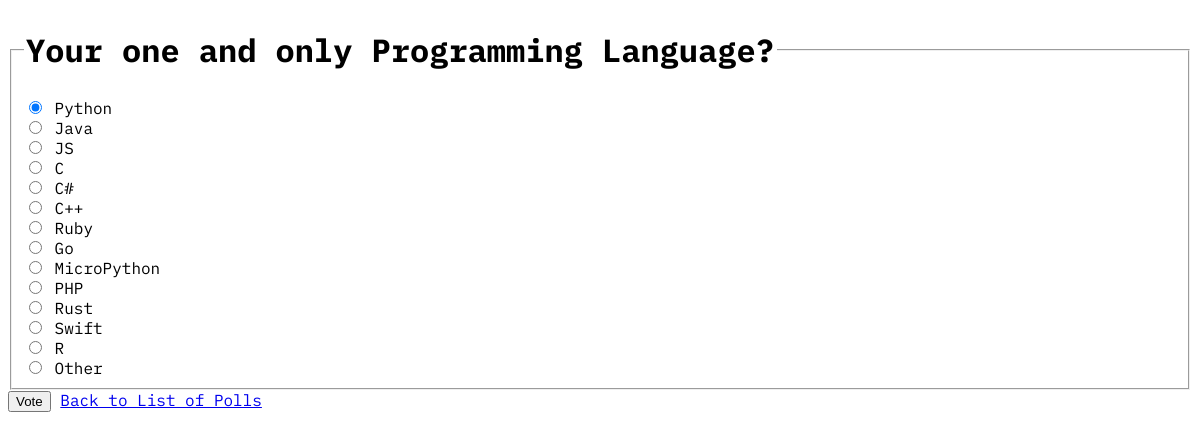
The page /7/ (signed in) on the database its author committed.
### polls/models.py (models this page shows, shortened)
class Question(models.Model):
    question_text = models.CharField(max_length=200)
    pub_date = models.DateTimeField('date published')
    end_date = models.DateTimeField('date end', null=True)
    def is_published(self):
        return (timezone.now() >= self.pub_date)
    def can_vote(self):
        time = timezone.now()
        if self.is_published():
            if self.end_date is None:
                return True
            else:
                return (time <= self.end_date)
        else:
            return False

class Choice(models.Model):
    question = models.ForeignKey(Question, on_delete=models.CASCADE)
    choice_text = models.CharField(max_length=200)

### polls/views.py (the view, shortened to what this page needs)
# urls.py: path('<int:pk>/', views.DetailView.as_view(), name='detail'),
class DetailView(generic.DetailView):
    model = Question
    template_name = 'polls/detail.html'
    def get(self, request, **kwargs):
        question = get_object_or_404(Question, pk=kwargs['pk'])
        try: # try get the previous vote
            vote = Vote.objects.get(user=request.user, choice__in=question.choice_set.all())
            previous_vote = vote.choice
        except Vote.DoesNotExist: # except vote not found then previous vote is empty
            previous_vote = ''
        if not question.can_vote(): # if have not validate to vote, return to index instead
            response = redirect('polls:index')
            response.status_code = 404
            return response
        return render(request, 'polls/detail.html', {'question': question, 'previous_vote':previous_vote})

### polls/templates/polls/detail.html (shortened to what this page needs)
{% load static %}
<link rel="stylesheet" href="{% static 'polls/style.css' %}">
<form action="{% url 'polls:vote' question.id %}" method="post">
    <fieldset>
        <legend><h1>{{ question.question_text }}</h1></legend>
            {% for choice in question.choice_set.all %}
                {% if choice == previous_vote %}
                    <input type="radio" name="choice" id="choice{{ forloop.counter }}" value="{{ choice.id }}" checked>
                    <label for="choice{{ forloop.counter }}">{{ choice.choice_text }}</label><br>
                    {% else %}
                    <input type="radio" name="choice" id="choice{{ forloop.counter }}" value="{{ choice.id }}">
                    <label for="choice{{ forloop.counter }}">{{ choice.choice_text }}</label><br>
                {% endif %}
            {% endfor %}
    </fieldset>
    <input type="submit" value="Vote"> <a href="{% url 'polls:index' %}">Back to List of Polls</a>
    </form>

### rows shown on the page
Question: question_text "Your one and only Programming Language?"
Choice: choice_text "Python"
Choice: choice_text "Java"
Choice: choice_text "JS"
Choice: choice_text "C"
Choice: choice_text "C#"
Choice: choice_text "C++"
Choice: choice_text "Ruby"
Choice: choice_text "Go"
Choice: choice_text "MicroPython"
Choice: choice_text "PHP"
Choice: choice_text "Rust"
Choice: choice_text "Swift"
Choice: choice_text "R"
Choice: choice_text "Other"
